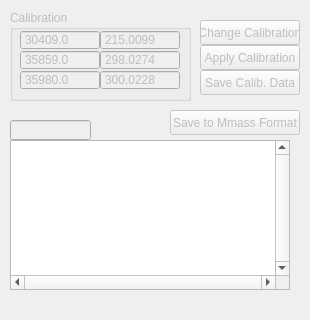
<?xml version="1.0" encoding="UTF-8"?>
<ui version="4.0">
 <class>DockWidget_Parameters</class>
 <widget class="QDockWidget" name="DockWidget_Parameters">
  <property name="geometry">
   <rect>
    <x>0</x>
    <y>0</y>
    <width>310</width>
    <height>320</height>
   </rect>
  </property>
  <property name="minimumSize">
   <size>
    <width>310</width>
    <height>320</height>
   </size>
  </property>
  <property name="maximumSize">
   <size>
    <width>310</width>
    <height>350</height>
   </size>
  </property>
  <property name="features">
   <set>QDockWidget::DockWidgetFloatable|QDockWidget::DockWidgetMovable</set>
  </property>
  <property name="allowedAreas">
   <set>Qt::LeftDockWidgetArea|Qt::RightDockWidgetArea</set>
  </property>
  <property name="windowTitle">
   <string>Parameters</string>
  </property>
  <widget class="QWidget" name="dockWidgetContents">
   <widget class="QLineEdit" name="lineEdit_File">
    <property name="enabled">
     <bool>false</bool>
    </property>
    <property name="geometry">
     <rect>
      <x>10</x>
      <y>120</y>
      <width>81</width>
      <height>20</height>
     </rect>
    </property>
    <property name="maxLength">
     <number>32763</number>
    </property>
   </widget>
   <widget class="QPlainTextEdit" name="plainTextEdit_Header">
    <property name="geometry">
     <rect>
      <x>10</x>
      <y>140</y>
      <width>280</width>
      <height>150</height>
     </rect>
    </property>
    <property name="maximumSize">
     <size>
      <width>16777215</width>
      <height>150</height>
     </size>
    </property>
    <property name="verticalScrollBarPolicy">
     <enum>Qt::ScrollBarAlwaysOn</enum>
    </property>
    <property name="horizontalScrollBarPolicy">
     <enum>Qt::ScrollBarAlwaysOn</enum>
    </property>
   </widget>
   <widget class="QGroupBox" name="groupBox_Calibration">
    <property name="enabled">
     <bool>false</bool>
    </property>
    <property name="geometry">
     <rect>
      <x>10</x>
      <y>10</y>
      <width>181</width>
      <height>91</height>
     </rect>
    </property>
    <property name="title">
     <string>Calibration</string>
    </property>
    <widget class="QDoubleSpinBox" name="doubleSpinBox_Tof1">
     <property name="geometry">
      <rect>
       <x>10</x>
       <y>20</y>
       <width>80</width>
       <height>20</height>
      </rect>
     </property>
     <property name="locale">
      <locale language="English" country="UnitedStates"/>
     </property>
     <property name="buttonSymbols">
      <enum>QAbstractSpinBox::NoButtons</enum>
     </property>
     <property name="decimals">
      <number>1</number>
     </property>
     <property name="maximum">
      <double>100000.000000000000000</double>
     </property>
     <property name="value">
      <double>30409.000000000000000</double>
     </property>
    </widget>
    <widget class="QDoubleSpinBox" name="doubleSpinBox_Mass1">
     <property name="geometry">
      <rect>
       <x>90</x>
       <y>20</y>
       <width>80</width>
       <height>20</height>
      </rect>
     </property>
     <property name="locale">
      <locale language="English" country="UnitedStates"/>
     </property>
     <property name="buttonSymbols">
      <enum>QAbstractSpinBox::NoButtons</enum>
     </property>
     <property name="decimals">
      <number>4</number>
     </property>
     <property name="maximum">
      <double>2000.000000000000000</double>
     </property>
     <property name="value">
      <double>215.009899999999988</double>
     </property>
    </widget>
    <widget class="QDoubleSpinBox" name="doubleSpinBox_Mass2">
     <property name="geometry">
      <rect>
       <x>90</x>
       <y>40</y>
       <width>80</width>
       <height>20</height>
      </rect>
     </property>
     <property name="locale">
      <locale language="English" country="UnitedStates"/>
     </property>
     <property name="buttonSymbols">
      <enum>QAbstractSpinBox::NoButtons</enum>
     </property>
     <property name="decimals">
      <number>4</number>
     </property>
     <property name="maximum">
      <double>2000.000000000000000</double>
     </property>
     <property name="value">
      <double>298.027400000000000</double>
     </property>
    </widget>
    <widget class="QDoubleSpinBox" name="doubleSpinBox_Tof2">
     <property name="geometry">
      <rect>
       <x>10</x>
       <y>40</y>
       <width>80</width>
       <height>20</height>
      </rect>
     </property>
     <property name="locale">
      <locale language="English" country="UnitedStates"/>
     </property>
     <property name="buttonSymbols">
      <enum>QAbstractSpinBox::NoButtons</enum>
     </property>
     <property name="decimals">
      <number>1</number>
     </property>
     <property name="maximum">
      <double>100000.000000000000000</double>
     </property>
     <property name="value">
      <double>35859.000000000000000</double>
     </property>
    </widget>
    <widget class="QDoubleSpinBox" name="doubleSpinBox_Mass3">
     <property name="geometry">
      <rect>
       <x>90</x>
       <y>60</y>
       <width>80</width>
       <height>20</height>
      </rect>
     </property>
     <property name="locale">
      <locale language="English" country="UnitedStates"/>
     </property>
     <property name="buttonSymbols">
      <enum>QAbstractSpinBox::NoButtons</enum>
     </property>
     <property name="decimals">
      <number>4</number>
     </property>
     <property name="maximum">
      <double>2000.000000000000000</double>
     </property>
     <property name="value">
      <double>300.022800000000018</double>
     </property>
    </widget>
    <widget class="QDoubleSpinBox" name="doubleSpinBox_Tof3">
     <property name="geometry">
      <rect>
       <x>10</x>
       <y>60</y>
       <width>80</width>
       <height>20</height>
      </rect>
     </property>
     <property name="locale">
      <locale language="English" country="UnitedStates"/>
     </property>
     <property name="buttonSymbols">
      <enum>QAbstractSpinBox::NoButtons</enum>
     </property>
     <property name="decimals">
      <number>1</number>
     </property>
     <property name="maximum">
      <double>100000.000000000000000</double>
     </property>
     <property name="value">
      <double>35980.000000000000000</double>
     </property>
    </widget>
   </widget>
   <widget class="QPushButton" name="pushButton_ApplyCalib">
    <property name="enabled">
     <bool>false</bool>
    </property>
    <property name="geometry">
     <rect>
      <x>200</x>
      <y>45</y>
      <width>100</width>
      <height>25</height>
     </rect>
    </property>
    <property name="text">
     <string>Apply Calibration</string>
    </property>
    <property name="checkable">
     <bool>false</bool>
    </property>
   </widget>
   <widget class="QPushButton" name="pushButton_ChangeCalib">
    <property name="enabled">
     <bool>false</bool>
    </property>
    <property name="geometry">
     <rect>
      <x>200</x>
      <y>20</y>
      <width>100</width>
      <height>25</height>
     </rect>
    </property>
    <property name="text">
     <string>Change Calibration</string>
    </property>
    <property name="checkable">
     <bool>false</bool>
    </property>
   </widget>
   <widget class="QPushButton" name="pushButton_SaveCalibData">
    <property name="enabled">
     <bool>false</bool>
    </property>
    <property name="geometry">
     <rect>
      <x>200</x>
      <y>70</y>
      <width>100</width>
      <height>25</height>
     </rect>
    </property>
    <property name="text">
     <string>Save Calib. Data</string>
    </property>
    <property name="checkable">
     <bool>false</bool>
    </property>
   </widget>
   <widget class="QPushButton" name="pushButton_SaveMmassData">
    <property name="enabled">
     <bool>false</bool>
    </property>
    <property name="geometry">
     <rect>
      <x>170</x>
      <y>110</y>
      <width>130</width>
      <height>25</height>
     </rect>
    </property>
    <property name="text">
     <string>Save to Mmass Format</string>
    </property>
    <property name="checkable">
     <bool>false</bool>
    </property>
   </widget>
  </widget>
 </widget>
 <resources/>
 <connections/>
</ui>
